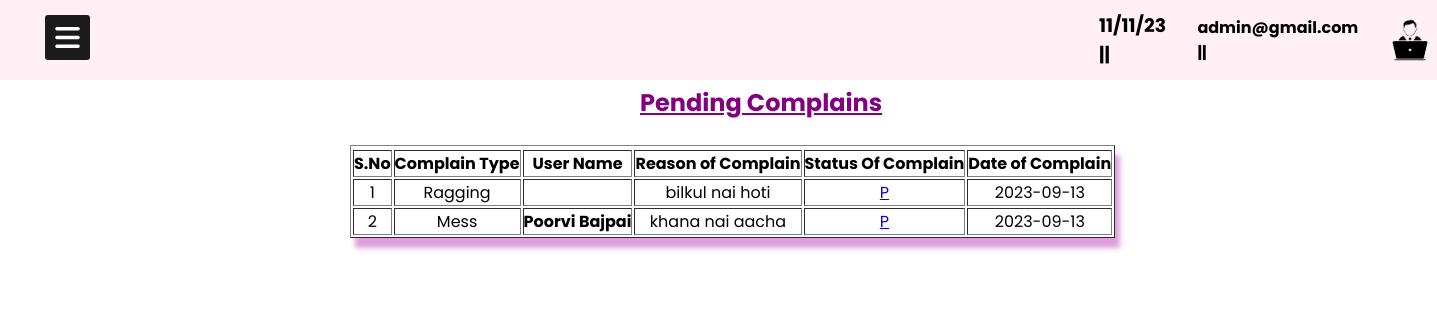
Screenshot of /ADMIN/pc.php (signed in) with the database file from the repository.
### tables this page shows
CREATE TABLE IF NOT EXISTS `tbl_complain` (
  `cmpid` int NOT NULL AUTO_INCREMENT,
  `ctid` int NOT NULL,
  `uid` int NOT NULL,
  `complain` varchar(200) NOT NULL,
  `doc` varchar(10) NOT NULL,
  `status` varchar(1) NOT NULL,
  `docomplain` varchar(10) NOT NULL,
  PRIMARY KEY (`cmpid`)
);

CREATE TABLE IF NOT EXISTS `tbl_complain_type` (
  `ctid` int NOT NULL AUTO_INCREMENT,
  `complain_type` varchar(60) NOT NULL,
  `doc` varchar(10) NOT NULL,
  PRIMARY KEY (`ctid`)
);

CREATE TABLE IF NOT EXISTS `tbl_user` (
  `uid` int NOT NULL AUTO_INCREMENT,
  `name` varchar(60) NOT NULL,
  `fname` varchar(60) NOT NULL,
  `gender` varchar(6) NOT NULL,
  `email` varchar(40) NOT NULL,
  `password` varchar(15) NOT NULL,
  `mobile` bigint NOT NULL,
  `dob` varchar(10) NOT NULL,
  `address` varchar(60) NOT NULL,
  `city` varchar(20) NOT NULL,
  `pincode` int NOT NULL,
  `course` varchar(20) NOT NULL,
  `sid` int NOT NULL,
  `cid` int NOT NULL,
  `status` varchar(1) NOT NULL,
  `dor` varchar(20) NOT NULL,
  `profile` varchar(30) NOT NULL,
  PRIMARY KEY (`uid`,`name`)
);

### ADMIN/pc.php (the view)
<?php
include('dashboard.php');
include('../connect.php');
$query="select * from tbl_complain where status='P'";
$res=mysqli_query($con,$query);
include('../connect.php'); ?>
        <table border='1'style="margin-left:350px;margin-top:25px;text-align:center;box-shadow:5px 10px 5px plum;">
      <tr><h2 style="margin-left: 640px;color: purple;"><u>Pending Complains</u></h2></tr>
      <tr>
        <th>S.No</th>
        <th>Complain Type</th>
        <th>User Name</th>
        <th>Reason of Complain</th>
        <th>Status Of Complain</th>
        <th>Date of Complain</th>
      </tr>
      <?php
      $a = 1;
      while ($row = mysqli_fetch_array($res)) {
      ?>
        <tr>
          <td><?php echo $a; ?></td>
          <?php $com=$row['ctid'];
    $query2="select complain_type from tbl_complain_type where ctid='$com'";
    $res2=mysqli_query($con,$query2);
    if($row2=mysqli_fetch_array($res2))
    {
        $ct=$row2['complain_type'];
    }
    ?>
    <td><?php echo $ct;?></td>
    <?php $uid=$row['uid'];
    $query3="select name from tbl_user where uid='$uid'";
    $res3=mysqli_query($con,$query3);
    if($row3=mysqli_fetch_array($res3))
    {
        $ud=$row3 ['name'];
    }
    ?>
    <td><b><?php echo $ud;?></b></td>
          <td><?php echo $row['complain']?></td>
          <td><a href="status.php?id=<?php echo $row['cmpid'];?>"><?php echo $row['status'];?></a></td>
          <td><?php echo $row ['doc']; ?></td>
        </tr>
      <?php
        $a++;
      }
      ?>
    </table>
    </body>
</html>

### ADMIN/dashboard.php (style rules this page uses)
* { margin: 0; padding: 0; user-select: none; box-sizing: border-box; font-family: 'Poppins', sans-serif; }

### rows the page displays
tbl_complain: ctid.complain_type "Ragging", complain "bilkul nai hoti", status "P", doc "2023-09-13"
tbl_complain: ctid.complain_type "Mess", tbl_user.name "Poorvi Bajpai", complain "khana nai aacha", status "P", doc "2023-09-13"

### other values shown
$_SESSION['admin'] "admin@gmail.com"
